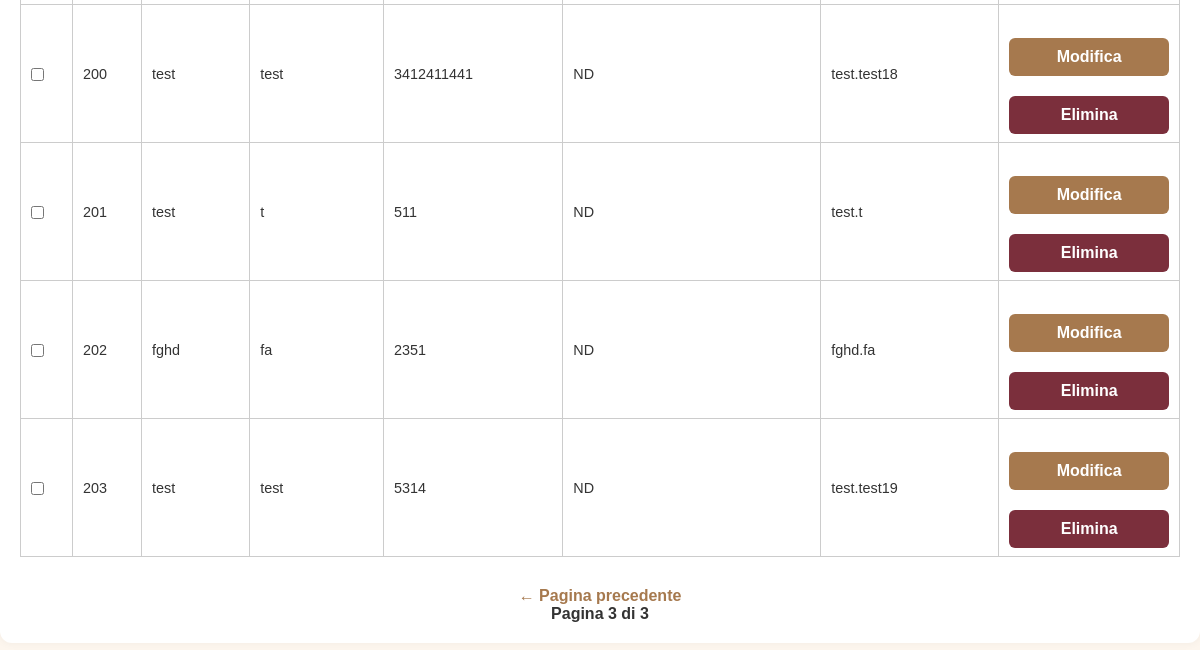
/admin_users?page=3&search= (signed in, lower part), run on an earlier commit of the app's database.
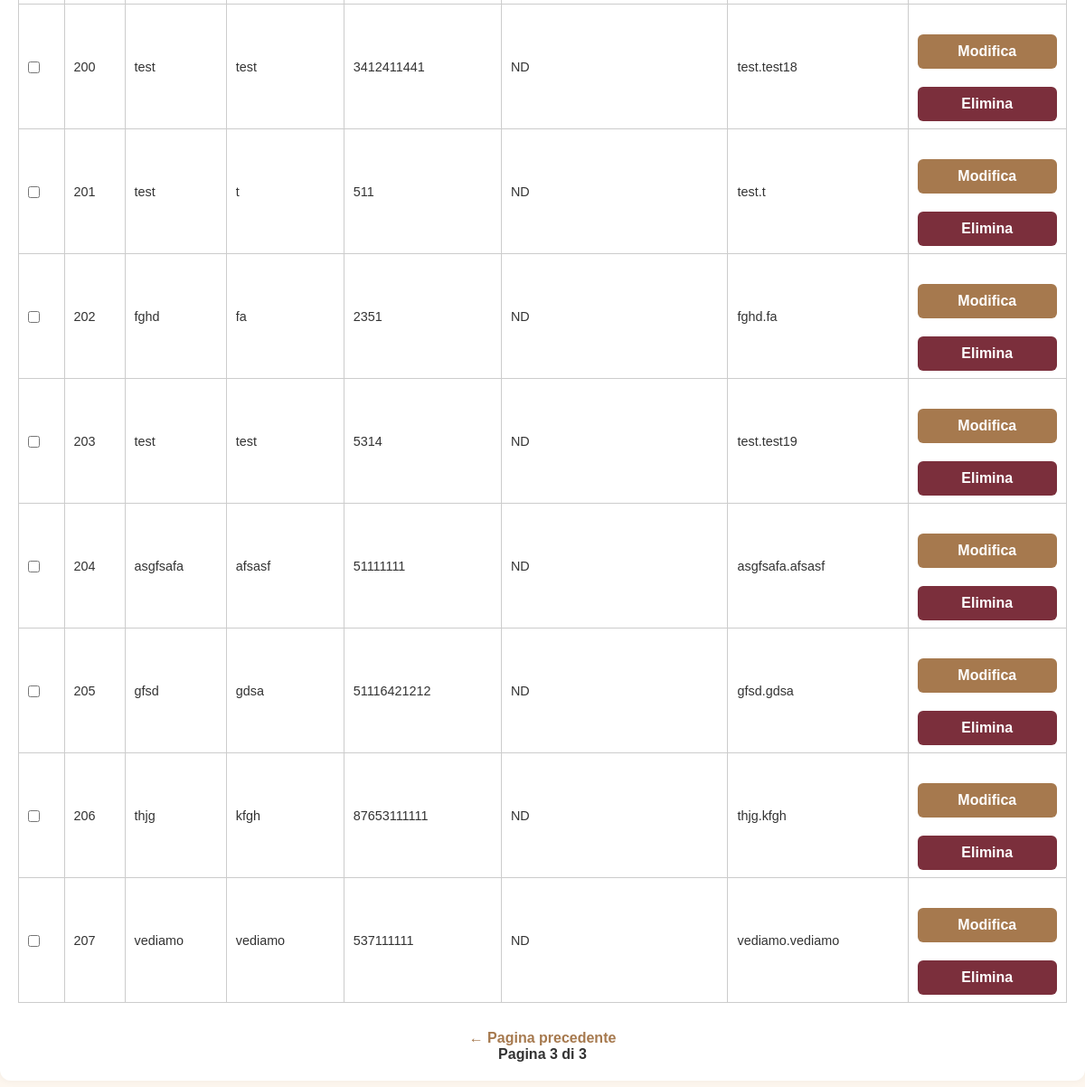
And on a later commit of the database.
### tables this page shows
CREATE TABLE users (
            id INTEGER PRIMARY KEY AUTOINCREMENT,
            username TEXT NOT NULL UNIQUE,
            password TEXT NOT NULL
        , name TEXT NOT NULL DEFAULT 'NOME', surname TEXT NOT NULL DEFAULT 'COGNOME', phone TEXT NOT NULL DEFAULT '0000000000', email TEXT, newsletter_optin INTEGER DEFAULT 0);

### app.py (the view)
@app.route('/admin_users')
def admin_users():
    if 'admin' not in session:
        return redirect(url_for('login_admin'))
    page = int(request.args.get('page', 1))
    per_page = 50
    offset = (page - 1) * per_page
    search_query = request.args.get('search', '').strip()
    conn = sqlite3.connect('bookings.db')
    cursor = conn.cursor()
    if search_query:
        search = f"%{search_query}%"
        cursor.execute("""
            SELECT COUNT(*) FROM users
            WHERE name LIKE ? OR surname LIKE ? OR phone LIKE ? OR email LIKE ?
        """, (search, search, search, search))
        total_users = cursor.fetchone()[0]
        cursor.execute("""
            SELECT id, name, surname, phone, email, username
            FROM users
            WHERE name LIKE ? OR surname LIKE ? OR phone LIKE ? OR email LIKE ?
            ORDER BY id
            LIMIT ? OFFSET ?
        """, (search, search, search, search, per_page, offset))
    else:
        cursor.execute("SELECT COUNT(*) FROM users")
        total_users = cursor.fetchone()[0]
        cursor.execute("""
            SELECT id, name, surname, phone, email, username
            FROM users
            ORDER BY id
            LIMIT ? OFFSET ?
        """, (per_page, offset))
    users = cursor.fetchall()
    conn.close()
    total_pages = (total_users + per_page - 1) // per_page
    return render_template('admin_users.html',
                           users=users,
                           page=page,
                           total_pages=total_pages,
                           search_query=search_query)

### templates/admin_users.html (shortened to what this page needs)
<!DOCTYPE html>
<html lang="it">
<head>
  <link rel="stylesheet" href="{{ url_for('static', filename='style.css') }}">
</head>
<body>
  <div class="page">
    <div class="container">
      {% if users %}
      <form method="post" action="{{ url_for('delete_selected_users') }}">
        <table>
          <tbody>
            {% for user in users %}
            <tr>
              <td><input type="checkbox" name="selected_users" value="{{ user[0] }}"></td>
              <td>{{ user[0] }}</td>
              <td>{{ user[1] }}</td>
              <td>{{ user[2] }}</td>
              <td>{{ user[3] }}</td>
              <td>{{ user[4] or 'ND' }}</td>
              <td>{{ user[5] }}</td>
              <td>
                <div class="actions">
                  <a href="{{ url_for('admin_edit_user', user_id=user[0]) }}">
                    <button class="big-btn" type="button">Modifica</button>
                  </a>
                  <form method="post" action="{{ url_for('admin_delete_user', user_id=user[0]) }}" onsubmit="return confirm('Confermi eliminazione utente {{ user[1] }} {{ user[2] }}?')">
                    <button type="submit" class="delete-btn">Elimina</button>
                  </form>
                </div>
              </td>
            </tr>
            {% endfor %}
          </tbody>
        </table>
      </form>
      <div class="pagination">
        {% if page > 1 %}
          <a href="{{ url_for('admin_users', page=page-1, search=search_query) }}">← Pagina precedente</a>
        {% endif %}
        <span>Pagina {{ page }} di {{ total_pages }}</span>
      </div>
      {% else %}
        <p>Nessun utente registrato.</p>
      {% endif %}
    </div>
  </div>
</body>
</html>

What changed in the data, as far as the page shows it:
added users: id "204", name "asgfsafa", surname "afsasf", phone "51111111", user "ND", username "asgfsafa.afsasf"
added users: id "205", name "gfsd", surname "gdsa", phone "51116421212", user "ND", username "gfsd.gdsa"
added users: id "206", name "thjg", surname "kfgh", phone "87653111111", user "ND", username "thjg.kfgh"
added users: id "207", name "vediamo", surname "vediamo", phone "537111111", user "ND", username "vediamo.vediamo"
